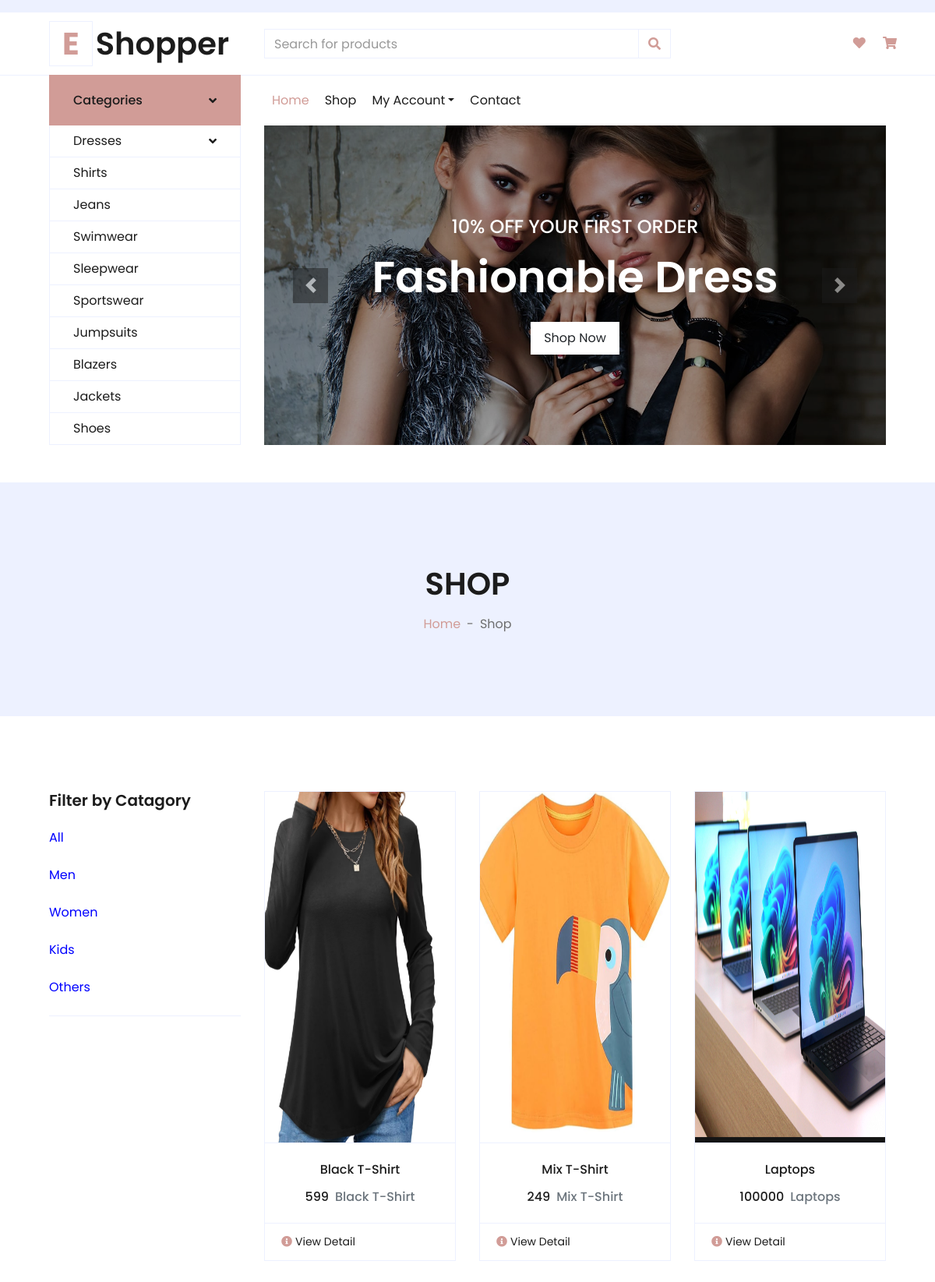
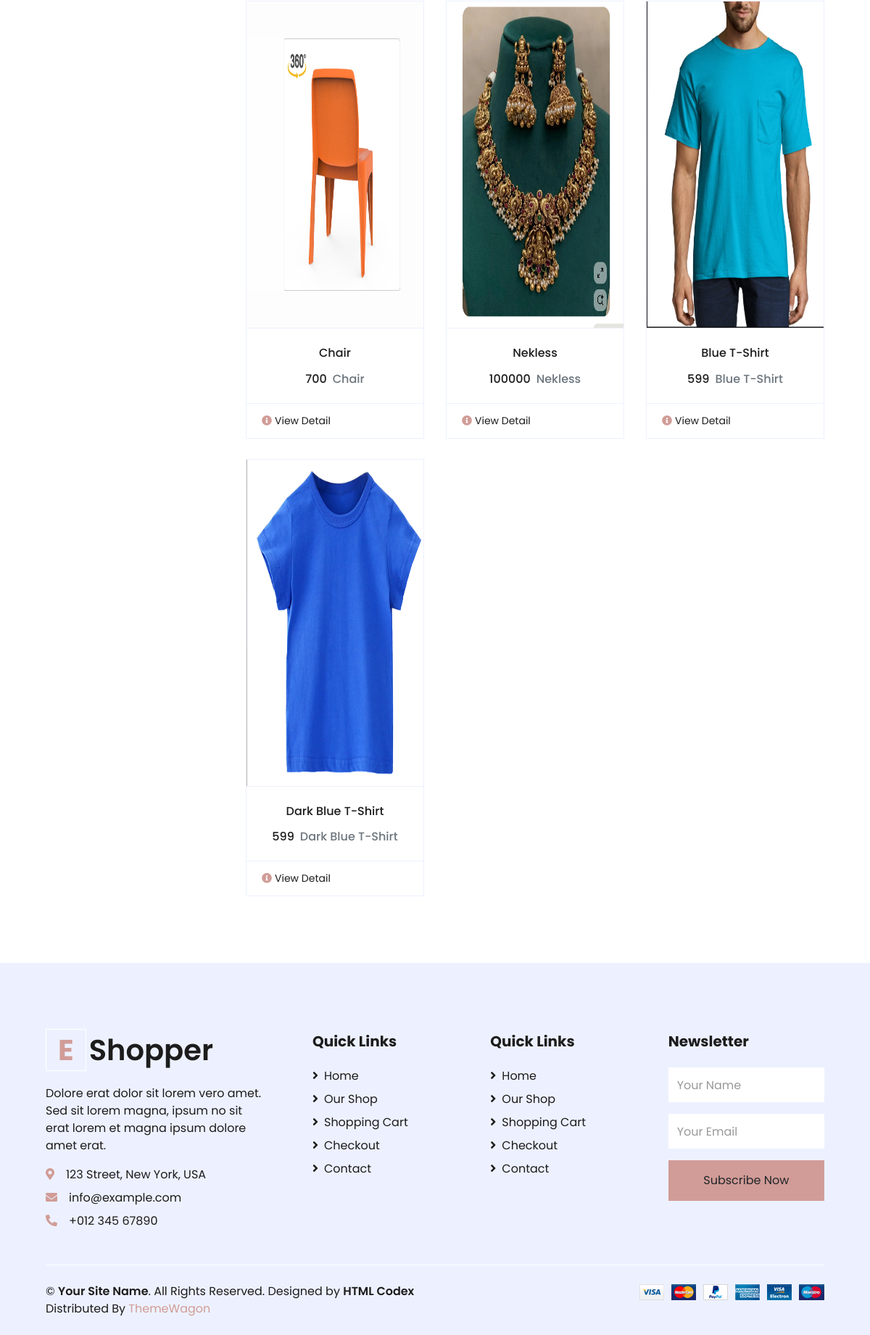
Page /shop on the committed database (2 pictures, top to bottom).
### myapp/models.py (models this page shows, shortened)
class Product(models.Model):
    catagory=(
        ("Men","Men"),
        ("Women","Women"),
        ("Kids","Kids"),
        ("Others","Others"),
    )
    seller=models.ForeignKey(User,on_delete=models.CASCADE)
    product_catagory=models.CharField(max_length=100,choices=catagory)
    product_name=models.CharField(max_length=100)
    product_price=models.PositiveIntegerField()
    product_desc=models.TextField()
    product_image=models.ImageField(upload_to="product_images/")

### myapp/views.py (the view)
# urls.py: path('shop',views.shop,name='shop'),
def shop(request):
    products=Product.objects.all()
    return render(request,'shop.html',{'products':products})

### myapp/templates/shop.html
{% extends 'header.html' %}
{% load static %}
{% block content %}
<!DOCTYPE html>
<html lang="en">
<head>
</head>
<body>
    <div class="container-fluid bg-secondary mb-5">
        <div class="d-flex flex-column align-items-center justify-content-center" style="min-height: 300px">
            <h1 class="font-weight-semi-bold text-uppercase mb-3">Shop</h1>
            <div class="d-inline-flex">
                <p class="m-0"><a href="/">Home</a></p>
                <p class="m-0 px-2">-</p>
                <p class="m-0">Shop</p>
            </div>
        </div>
    </div>
    <div class="container-fluid pt-5">
        <div class="row px-xl-5">
            <div class="col-lg-3 col-md-12">
                <div class="border-bottom mb-4 pb-4">
                    <h5 class="font-weight-semi-bold mb-4">Filter by Catagory</h5>
                            <a href="{% url 'catagory' cat='all' %}" style="color: blue;">All</a><br><br>
                            <a href="{% url 'catagory' cat='Men' %}" style="color: blue;">Men</a><br><br>
                            <a href="{% url 'catagory' cat='Women' %}" style="color: blue;">Women</a><br><br>
                            <a href="{% url 'catagory' cat='Kids' %}" style="color: blue;">Kids</a><br><br>
                            <a href="{% url 'catagory' cat='Others' %}" style="color: blue;">Others</a>
                </div>
            </div>
            <div class="col-lg-9 col-md-12">
                <div class="row pb-3">
                    {% for i in products %}
                    <div class="col-lg-4 col-md-6 col-sm-12 pb-1">
                        <div class="card product-item border-0 mb-4">
                            <div class="card-header product-img position-relative overflow-hidden bg-transparent border p-0">
                                <img class="img-fluid w-100" src="{{i.product_image.url}}" alt="" style="height: 450px;">
                            </div>
                            <div class="card-body border-left border-right text-center p-0 pt-4 pb-3">
                                <h6 class="text-truncate mb-3">{{i.product_name}}</h6>
                                <div class="d-flex justify-content-center">
                                    <h6>{{i.product_price}}</h6><h6 class="text-muted ml-2">{{i.product_name}}</h6>
                                </div>
                            </div>
                            <div class="card-footer d-flex justify-content-between bg-light border">
                                <a href="{% url 'product-details' pk=i.pk %}" class="btn btn-sm text-dark p-0"><i class="fas fa-info-circle text-primary mr-1"></i>View Detail</a>
                            </div>
                        </div>
                    </div>
                  {% endfor %}
                </div>
            </div>
        </div>
    </div>
</body>
</html>
{% endblock %}

### myapp/templates/header.html (shortened to what this page needs)
{% load static %}
<!DOCTYPE html>
<html lang="en">
<head>
    <link href="https://cdnjs.cloudflare.com/ajax/libs/font-awesome/5.10.0/css/all.min.css" rel="stylesheet">
    <link href="{% static 'lib/owlcarousel/assets/owl.carousel.min.css' %}" rel="stylesheet">
    <link href="{% static 'css/style.css' %}" rel="stylesheet">
</head>
<body>
    <div class="container-fluid">
        <div class="row bg-secondary py-2 px-xl-5">
        </div>
        <div class="row align-items-center py-3 px-xl-5">
            <div class="col-lg-3 d-none d-lg-block">
                <a href="" class="text-decoration-none">
                    <h1 class="m-0 display-5 font-weight-semi-bold"><span class="text-primary font-weight-bold border px-3 mr-1">E</span>Shopper</h1>
                </a>
            </div>
            <div class="col-lg-6 col-6 text-left">
                <form action="">
                    <div class="input-group">
                        <input type="text" class="form-control" placeholder="Search for products">
                        <div class="input-group-append">
                            <span class="input-group-text bg-transparent text-primary">
                                <i class="fa fa-search"></i>
                            </span>
                        </div>
                    </div>
                </form>
            </div>
            <div class="navbar-nav ml-auto py-0 d-none d-lg-block">
                            <a href="{% url 'wishlist' %}" class="btn px-0">
                                <i class="fas fa-heart text-primary"></i>
                            </a>
                            <a href="{% url 'cart' %}" class="btn px-0 ml-3">
                                <i class="fas fa-shopping-cart text-primary"></i>
                            </a>
            </div>
        </div>
    </div>
    <div class="container-fluid mb-5">
        <div class="row border-top px-xl-5">
            <div class="col-lg-3 d-none d-lg-block">
                <a class="btn shadow-none d-flex align-items-center justify-content-between bg-primary text-white w-100" data-toggle="collapse" href="#navbar-vertical" style="height: 65px; margin-top: -1px; padding: 0 30px;">
                    <h6 class="m-0">Categories</h6>
                    <i class="fa fa-angle-down text-dark"></i>
                </a>
                <nav class="collapse show navbar navbar-vertical navbar-light align-items-start p-0 border border-top-0 border-bottom-0" id="navbar-vertical">
                    <div class="navbar-nav w-100 overflow-hidden" style="height: 410px">
                        <div class="nav-item dropdown">
                            <a href="#" class="nav-link" data-toggle="dropdown">Dresses <i class="fa fa-angle-down float-right mt-1"></i></a>
                        </div>
                        <a href="" class="nav-item nav-link">Shirts</a>
                        <a href="" class="nav-item nav-link">Jeans</a>
                        <a href="" class="nav-item nav-link">Swimwear</a>
                        <a href="" class="nav-item nav-link">Sleepwear</a>
                        <a href="" class="nav-item nav-link">Sportswear</a>
                        <a href="" class="nav-item nav-link">Jumpsuits</a>
                        <a href="" class="nav-item nav-link">Blazers</a>
                        <a href="" class="nav-item nav-link">Jackets</a>
                        <a href="" class="nav-item nav-link">Shoes</a>
                    </div>
                </nav>
            </div>
            <div class="col-lg-9">
                <nav class="navbar navbar-expand-lg bg-light navbar-light py-3 py-lg-0 px-0">
                    <div class="collapse navbar-collapse justify-content-between" id="navbarCollapse">
                        <div class="navbar-nav mr-auto py-0">
                            <a href="/" class="nav-item nav-link active">Home</a>
                            <a href="{% url 'shop' %}" class="nav-item nav-link">Shop</a>
                            <div class="nav-item dropdown">
                                <a href="#" class="nav-link dropdown-toggle" data-toggle="dropdown">My Account</a>
                            </div>
                            <a href="{% url 'contact' %}" class="nav-item nav-link">Contact</a>
                        </div>
                    </div>
                </nav>
                <div id="header-carousel" class="carousel slide" data-ride="carousel">
                    <div class="carousel-inner">
                        <div class="carousel-item active" style="height: 410px;">
                            <img class="img-fluid" src="{% static 'img/carousel-1.jpg' %}" alt="Image">
                            <div class="carousel-caption d-flex flex-column align-items-center justify-content-center">
                                <div class="p-3" style="max-width: 700px;">
                                    <h4 class="text-light text-uppercase font-weight-medium mb-3">10% Off Your First Order</h4>
                                    <h3 class="display-4 text-white font-weight-semi-bold mb-4">Fashionable Dress</h3>
                                    <a href="" class="btn btn-light py-2 px-3">Shop Now</a>
                                </div>
                            </div>
                        </div>
                    </div>
                    <a class="carousel-control-prev" href="#header-carousel" data-slide="prev">
                        <div class="btn btn-dark" style="width: 45px; height: 45px;">
                            <span class="carousel-control-prev-icon mb-n2"></span>
                        </div>
                    </a>
                    <a class="carousel-control-next" href="#header-carousel" data-slide="next">
                        <div class="btn btn-dark" style="width: 45px; height: 45px;">
                            <span class="carousel-control-next-icon mb-n2"></span>
                        </div>
                    </a>
                </div>
            </div>
        </div>
    </div>
    {% block content %}
    {% endblock %}
    <div class="container-fluid bg-secondary text-dark mt-5 pt-5">
        <div class="row px-xl-5 pt-5">
            <div class="col-lg-4 col-md-12 mb-5 pr-3 pr-xl-5">
                <a href="" class="text-decoration-none">
                    <h1 class="mb-4 display-5 font-weight-semi-bold"><span class="text-primary font-weight-bold border border-white px-3 mr-1">E</span>Shopper</h1>
                </a>
                <p>Dolore erat dolor sit lorem vero amet. Sed sit lorem magna, ipsum no sit erat lorem et magna ipsum dolore amet erat.</p>
                <p class="mb-2"><i class="fa fa-map-marker-alt text-primary mr-3"></i>123 Street, New York, USA</p>
                <p class="mb-2"><i class="fa fa-envelope text-primary mr-3"></i>info@example.com</p>
                <p class="mb-0"><i class="fa fa-phone-alt text-primary mr-3"></i>+012 345 67890</p>
            </div>
            <div class="col-lg-8 col-md-12">
                <div class="row">
                    <div class="col-md-4 mb-5">
                        <h5 class="font-weight-bold text-dark mb-4">Quick Links</h5>
                        <div class="d-flex flex-column justify-content-start">
                            <a class="text-dark mb-2" href="/"><i class="fa fa-angle-right mr-2"></i>Home</a>
                            <a class="text-dark mb-2" href="{% url 'shop' %}"><i class="fa fa-angle-right mr-2"></i>Our Shop</a>
                            <a class="text-dark mb-2" href="cart.html"><i class="fa fa-angle-right mr-2"></i>Shopping Cart</a>
                            <a class="text-dark mb-2" href="checkout.html"><i class="fa fa-angle-right mr-2"></i>Checkout</a>
                            <a class="text-dark" href="{% url 'contact' %}"><i class="fa fa-angle-right mr-2"></i>Contact</a>
                        </div>
                    </div>
                    <div class="col-md-4 mb-5">
                        <h5 class="font-weight-bold text-dark mb-4">Quick Links</h5>
                        <div class="d-flex flex-column justify-content-start">
                            <a class="text-dark mb-2" href="/"><i class="fa fa-angle-right mr-2"></i>Home</a>
                            <a class="text-dark mb-2" href="{% url 'shop' %}"><i class="fa fa-angle-right mr-2"></i>Our Shop</a>
                            <a class="text-dark mb-2" href="cart.html"><i class="fa fa-angle-right mr-2"></i>Shopping Cart</a>
                            <a class="text-dark mb-2" href="checkout.html"><i class="fa fa-angle-right mr-2"></i>Checkout</a>
                            <a class="text-dark" href="{% url 'contact' %}"><i class="fa fa-angle-right mr-2"></i>Contact</a>
                        </div>
                    </div>
                    <div class="col-md-4 mb-5">
                        <h5 class="font-weight-bold text-dark mb-4">Newsletter</h5>
                        <form action="">
                            <div class="form-group">
                                <input type="text" class="form-control border-0 py-4" placeholder="Your Name" required="required" />
                            </div>
                            <div class="form-group">
                                <input type="email" class="form-control border-0 py-4" placeholder="Your Email"
                                    required="required" />
                            </div>
                            <div>
                                <button class="btn btn-primary btn-block border-0 py-3" type="submit">Subscribe Now</button>
                            </div>
                        </form>
                    </div>
                </div>
            </div>
        </div>
        <div class="row border-top border-light mx-xl-5 py-4">
            <div class="col-md-6 px-xl-0">
                <p class="mb-md-0 text-center text-md-left text-dark">
                    &copy; <a class="text-dark font-weight-semi-bold" href="#">Your Site Name</a>. All Rights Reserved. Designed
                    by
                    <a class="text-dark font-weight-semi-bold" href="https://htmlcodex.com">HTML Codex</a><br>
                    Distributed By <a href="https://themewagon.com" target="_blank">ThemeWagon</a>
                </p>
            </div>
            <div class="col-md-6 px-xl-0 text-center text-md-right">
                <img class="img-fluid" src="{% static 'img/payments.png' %}" alt="">
            </div>
        </div>
    </div>
</body>
</html>

### rows in the picture
Product: product_image (picture), product_name "Black T-Shirt", product_price "599"
Product: product_image (picture), product_name "Mix T-Shirt", product_price "249"
Product: product_image (picture), product_name "Laptops", product_price "100000"
Product: product_image (picture), product_name "Chair", product_price "700"
Product: product_image (picture), product_name "Nekless", product_price "100000"
Product: product_image (picture), product_name "Blue T-Shirt", product_price "599"
Product: product_image (picture), product_name "Dark Blue T-Shirt", product_price "599"
